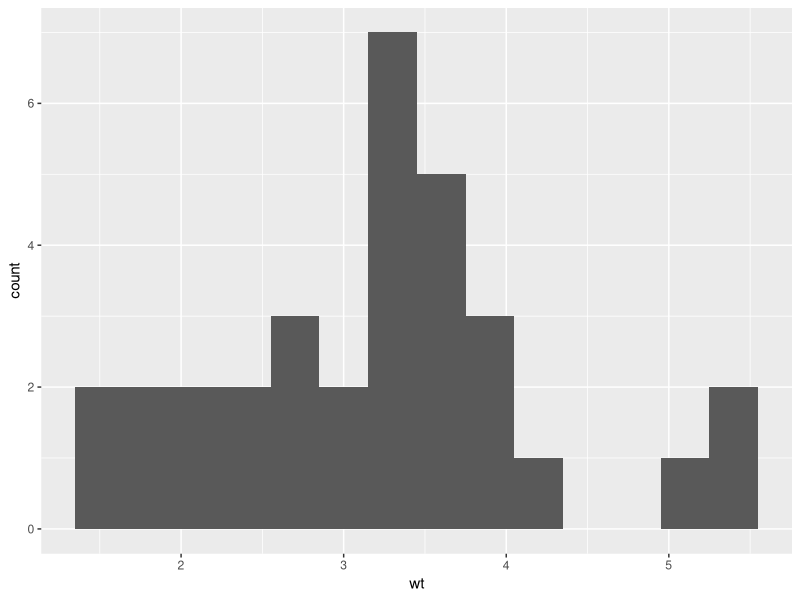

Here is the R script that generated this plot: (Note: this script raises an error after producing the figure.)
## ---- chunk 1
library(tidyverse)
## ---- chunk 2
#| label: fig-1
#| fig-cap: "Histogram of weight"

# hist(mtcars$wt)
 
ggplot(mtcars, aes(x = wt)) + geom_histogram(binwidth = 0.3)
# ggsave(file = "z_fig-wthist.png")
## ---- chunk 3
#| echo: false
#| label: fig-2
#| fig-cap: "Histogram of weight"

knitr::include_graphics("z_fig-wthist.png")
## ---- chunk 4
#| echo: false
#| label: fig-3
#| fig-cap: "Histogram of weight"
#| out.width: "80%"
#| out.height: "30%"

knitr::include_graphics("z_fig-wthist.png")
## ---- chunk 5
ggplot(mtcars, aes(y = mpg)) +   geom_boxplot()
